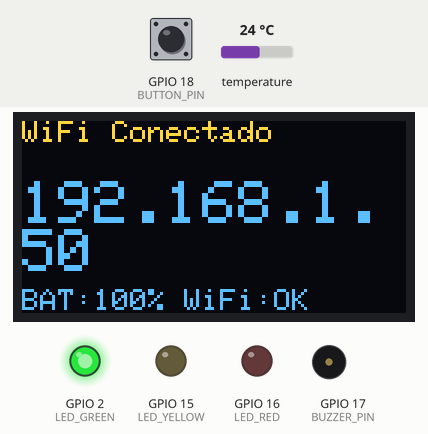
Bench run of a sketch on a simulated ESP32. Shown: 128×64 one-colour display, output pins drawn as LEDs (lit = HIGH), buzzer (waves = sounding). Inputs (shaded band) come from the test bench; at power-on: temperature 24 °C, GPIO 18 (BUTTON_PIN) HIGH. The OLED is the two-colour kind (top 16 rows yellow); WiFi joins after 1.5 s; servers stay silent unless stated; uploads are accepted with an empty reply; what the sketch prints to the serial monitor is not drawn.

Above: at 3.6 s.
At 10.6 s:
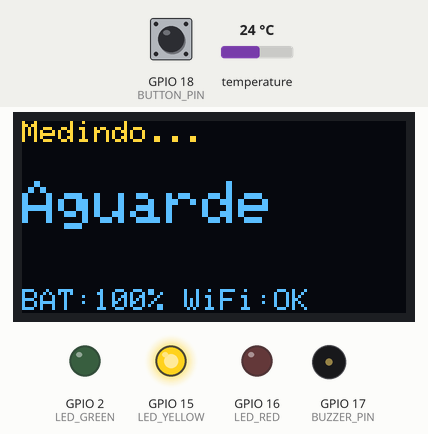
10.7 s: temperature set to 34.5 °C
At 16.61 s:
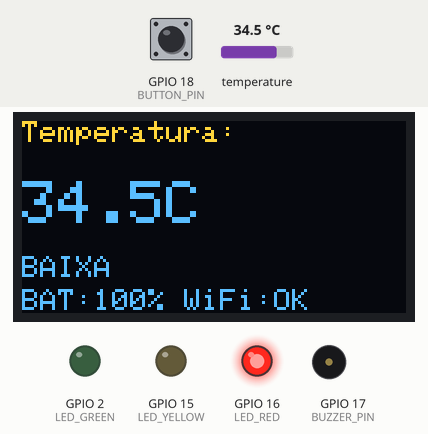
17.3 s: temperature set to 35.6 °C
18.8 s: GPIO 18 (BUTTON_PIN) pulled LOW for 0.15 s
At 25.6 s:
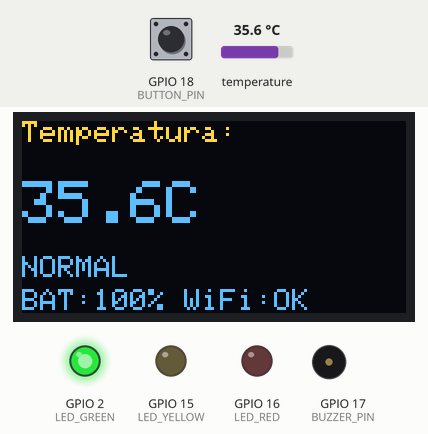
25.8 s: temperature set to 37.3 °C
At 33.8 s:
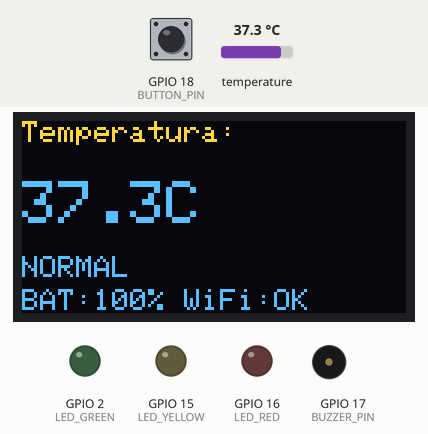
33.9 s: temperature set to 38.2 °C
35.4 s: GPIO 18 (BUTTON_PIN) pulled LOW for 1 s
At 43.2 s:
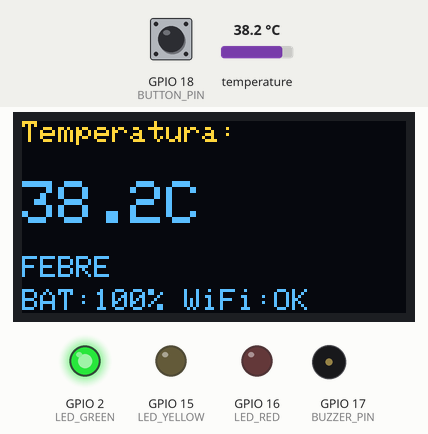
Timing chart, 0 to 43.7 s (numbered marks = the images above; inputs shaded):
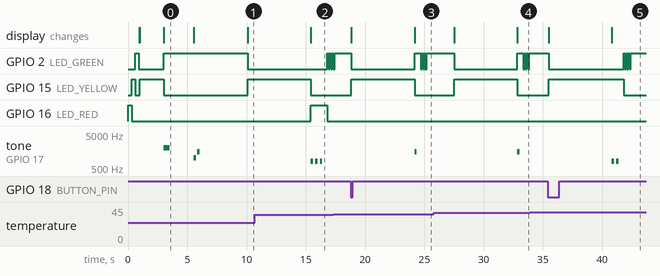

The sketch:

esp32_wokwi_fixed.ino
```cpp
#include <WiFi.h>
#include <HTTPClient.h>
#include <ArduinoJson.h>
#include <OneWire.h>
#include <DallasTemperature.h>
#include <Wire.h>
#include <Adafruit_GFX.h>
#include <Adafruit_SSD1306.h>

// Configurações WiFi
const char* ssid = "Wokwi-GUEST";
const char* password = "";

// Configurações do servidor (porta 5002 para compatibilidade com macOS)
const char* serverURL = "http://localhost:5002/api/sensor-data";

// Configurações do sensor DS18B20
#define ONE_WIRE_BUS 4
#define TEMPERATURE_PRECISION 12

OneWire oneWire(ONE_WIRE_BUS);
DallasTemperature sensors(&oneWire);

// Configurações do display OLED
#define SCREEN_WIDTH 128
#define SCREEN_HEIGHT 64
#define OLED_RESET -1
Adafruit_SSD1306 display(SCREEN_WIDTH, SCREEN_HEIGHT, &Wire, OLED_RESET);

// Configurações dos LEDs e botão
#define LED_GREEN 2
#define LED_YELLOW 15
#define LED_RED 16
#define BUZZER_PIN 17
#define BUTTON_PIN 18

// Variáveis globais
String deviceID = "ESP32_TEMP_001";
String location = "Recepção - Posto 1";
unsigned long lastReading = 0;
const unsigned long readingInterval = 10000; // 10 segundos
bool buttonPressed = false;
int batteryLevel = 100;

void setup() {
  Serial.begin(115200);
  Serial.println("🌡️ Iniciando Sensor de Temperatura IoT");

  // Inicializar pinos
  pinMode(LED_GREEN, OUTPUT);
  pinMode(LED_YELLOW, OUTPUT);
  pinMode(LED_RED, OUTPUT);
  pinMode(BUZZER_PIN, OUTPUT);
  pinMode(BUTTON_PIN, INPUT_PULLUP);

  // Teste inicial dos LEDs
  testLEDs();

  // Inicializar display
  if(!display.begin(SSD1306_SWITCHCAPVCC, 0x3C)) {
    Serial.println("❌ Falha ao inicializar display OLED");
    for(;;);
  }

  display.clearDisplay();
  display.setTextSize(1);
  display.setTextColor(SSD1306_WHITE);
  display.setCursor(0,0);
  display.println("Iniciando...");
  display.display();

  // Inicializar sensor de temperatura
  sensors.begin();
  sensors.setResolution(TEMPERATURE_PRECISION);

  Serial.println("🔧 Sensor DS18B20 inicializado");

  // Conectar WiFi
  connectWiFi();

  // Registrar dispositivo
  registerDevice();

  Serial.println("✅ Sistema iniciado com sucesso!");
  updateDisplay("Sistema Pronto", "Pressione botao", "para medir");
  setLED("green");

  // Beep de inicialização
  playTone(1000, 200);
  delay(100);
  playTone(1500, 200);
}

void loop() {
  // Verificar botão
  if (digitalRead(BUTTON_PIN) == LOW && !buttonPressed) {
    buttonPressed = true;
    Serial.println("🔘 Botão pressionado - Iniciando medição manual");
    measureAndSend();
    delay(1000); // Debounce
  } else if (digitalRead(BUTTON_PIN) == HIGH) {
    buttonPressed = false;
  }

  // Leitura automática a cada intervalo
  if (millis() - lastReading > readingInterval) {
    Serial.println("⏰ Medição automática");
    measureAndSend();
    lastReading = millis();
  }

  // Simular descarga da bateria
  if (millis() % 60000 == 0) { // A cada minuto
    batteryLevel = max(20, batteryLevel - 1);
  }

  delay(100);
}

void testLEDs() {
  Serial.println("🔍 Testando LEDs...");
  digitalWrite(LED_RED, HIGH);
  delay(300);
  digitalWrite(LED_RED, LOW);
  digitalWrite(LED_YELLOW, HIGH);
  delay(300);
  digitalWrite(LED_YELLOW, LOW);
  digitalWrite(LED_GREEN, HIGH);
  delay(300);
  digitalWrite(LED_GREEN, LOW);
}

void connectWiFi() {
  Serial.println("📡 Conectando ao WiFi...");
  WiFi.begin(ssid, password);

  updateDisplay("Conectando WiFi", "...", "");
  setLED("yellow");

  int attempts = 0;
  while (WiFi.status() != WL_CONNECTED && attempts < 20) {
    delay(1000);
    Serial.print(".");
    attempts++;
  }

  if (WiFi.status() == WL_CONNECTED) {
    Serial.println("");
    Serial.println("✅ WiFi conectado!");
    Serial.print("📍 IP: ");
    Serial.println(WiFi.localIP());

    updateDisplay("WiFi Conectado", WiFi.localIP().toString(), "");
    setLED("green");
    playTone(2000, 500);
    delay(2000);
  } else {
    Serial.println("❌ Falha na conexão WiFi");
    updateDisplay("ERRO WiFi", "Verifique rede", "");
    setLED("red");
    playAlert(5);
  }
}

void measureAndSend() {
  updateDisplay("Medindo...", "Aguarde", "");
  setLED("yellow");

  Serial.println("🌡️ Iniciando medição de temperatura...");

  // Fazer 3 leituras para maior precisão
  float temperatures[3];
  float avgTemp = 0;

  for(int i = 0; i < 3; i++) {
    sensors.requestTemperatures();
    temperatures[i] = sensors.getTempCByIndex(0);
    avgTemp += temperatures[i];

    Serial.print("📊 Leitura ");
    Serial.print(i + 1);
    Serial.print(": ");
    Serial.print(temperatures[i]);
    Serial.println("°C");

    delay(1000);
  }

  avgTemp = avgTemp / 3.0;

  // Verificar se a leitura é válida
  if(avgTemp == DEVICE_DISCONNECTED_C || avgTemp < -50 || avgTemp > 100) {
    Serial.println("❌ Erro: Sensor desconectado ou leitura inválida!");
    updateDisplay("ERRO", "Sensor", "desconectado");
    setLED("red");
    playAlert(3);
    return;
  }

  Serial.print("🌡️ Temperatura média: ");
  Serial.print(avgTemp);
  Serial.println("°C");

  // Determinar status baseado na temperatura
  String status = getTemperatureStatus(avgTemp);
  String statusIcon = getStatusIcon(avgTemp);

  // Atualizar display
  updateDisplay("Temperatura:", String(avgTemp, 1) + "C", status);

  // Definir LED e som baseado na temperatura
  if(avgTemp >= 39.0) {
    setLED("red");
    playAlert(5);
    Serial.println("🚨 ALERTA: Temperatura crítica!");
  } else if(avgTemp >= 37.8) {
    setLED("yellow");
    playAlert(2);
    Serial.println("⚠️ ATENÇÃO: Febre detectada!");
  } else if(avgTemp <= 35.0) {
    setLED("red");
    playAlert(3);
    Serial.println("🔵 ATENÇÃO: Temperatura baixa!");
  } else {
    setLED("green");
    playTone(1500, 200);
    Serial.println("✅ Temperatura normal");
  }

  // Enviar dados para o servidor
  sendToServer(avgTemp);
}

String getTemperatureStatus(float temp) {
  if(temp >= 39.0) return "CRITICO";
  else if(temp >= 37.8) return "FEBRE";
  else if(temp <= 35.0) return "BAIXA";
  else return "NORMAL";
}

String getStatusIcon(float temp) {
  if(temp >= 39.0) return "🔴";
  else if(temp >= 37.8) return "🟡";
  else if(temp <= 35.0) return "🔵";
  else return "🟢";
}

void sendToServer(float temperature) {
  if(WiFi.status() == WL_CONNECTED) {
    Serial.println("📤 Enviando dados para o servidor...");

    HTTPClient http;
    http.begin(serverURL);
    http.addHeader("Content-Type", "application/json");

    // Criar JSON
    StaticJsonDocument<300> doc;
    doc["device_id"] = deviceID;
    doc["sensor_type"] = "temperature";
    doc["value"] = temperature;
    doc["unit"] = "°C";
    doc["location"] = location;
    doc["battery_level"] = batteryLevel;
    doc["firmware_version"] = "1.0.0";

    String jsonString;
    serializeJson(doc, jsonString);

    Serial.println("📋 Payload JSON:");
    Serial.println(jsonString);

    int httpResponseCode = http.POST(jsonString);

    if(httpResponseCode > 0) {
      String response = http.getString();
      Serial.println("✅ Dados enviados com sucesso!");
      Serial.print("📨 Código de resposta: ");
      Serial.println(httpResponseCode);
      Serial.print("📄 Resposta: ");
      Serial.println(response);

      // Feedback visual de sucesso
      for(int i = 0; i < 3; i++) {
        setLED("green");
        delay(100);
        setLED("off");
        delay(100);
      }
      setLED("green");

    } else {
      Serial.print("❌ Erro no envio: ");
      Serial.println(httpResponseCode);

      // Feedback visual de erro
      setLED("red");
      playAlert(2);
    }

    http.end();
  } else {
    Serial.println("❌ WiFi desconectado!");
    updateDisplay("ERRO", "WiFi", "desconectado");
    setLED("red");
    playAlert(3);
  }
}

void registerDevice() {
  Serial.println("📝 Registrando dispositivo no sistema...");
  Serial.println("Device ID: " + deviceID);
  Serial.println("Location: " + location);
}

void updateDisplay(String line1, String line2, String line3) {
  display.clearDisplay();
  display.setTextSize(1);
  display.setTextColor(SSD1306_WHITE);

  // Linha 1 - Título
  display.setCursor(0, 0);
  display.setTextSize(1);
  display.println(line1);

  // Linha 2 - Valor principal
  display.setCursor(0, 20);
  display.setTextSize(2);
  display.println(line2);

  // Linha 3 - Status
  display.setCursor(0, 45);
  display.setTextSize(1);
  display.println(line3);

  // Informações do sistema
  display.setCursor(0, 56);
  display.setTextSize(1);
  display.print("BAT:");
  display.print(batteryLevel);
  display.print("% ");

  if(WiFi.status() == WL_CONNECTED) {
    display.print("WiFi:OK");
  } else {
    display.print("WiFi:--");
  }

  display.display();
}

void setLED(String color) {
  // Apagar todos os LEDs
  digitalWrite(LED_GREEN, LOW);
  digitalWrite(LED_YELLOW, LOW);
  digitalWrite(LED_RED, LOW);

  // Acender LED específico
  if(color == "green") {
    digitalWrite(LED_GREEN, HIGH);
  } else if(color == "yellow") {
    digitalWrite(LED_YELLOW, HIGH);
  } else if(color == "red") {
    digitalWrite(LED_RED, HIGH);
  }
  // "off" não acende nenhum LED
}

void playAlert(int beeps) {
  for(int i = 0; i < beeps; i++) {
    playTone(800, 200);
    delay(200);
  }
}

// FUNÇÃO CORRIGIDA PARA WOKWI
void playTone(int frequency, int duration) {
  // Versão atualizada para ESP32 mais recente no Wokwi
  #if ESP_ARDUINO_VERSION >= ESP_ARDUINO_VERSION_VAL(3,0,0)
    // Para versões mais novas do ESP32
    ledcAttach(BUZZER_PIN, frequency, 8);
    ledcWrite(BUZZER_PIN, 128); // 50% duty cycle
    delay(duration);
    ledcWrite(BUZZER_PIN, 0); // Parar som
  #else
    // Para versões mais antigas do ESP32
    ledcSetup(0, frequency, 8);
    ledcAttachPin(BUZZER_PIN, 0);
    ledcWrite(0, 128); // 50% duty cycle
    delay(duration);
    ledcWrite(0, 0); // Parar som
  #endif
}

// Função para debug - mostra informações do sistema
void printSystemInfo() {
  Serial.println("=== INFORMAÇÕES DO SISTEMA ===");
  Serial.println("Device ID: " + deviceID);
  Serial.println("Location: " + location);
  Serial.print("WiFi Status: ");
  Serial.println(WiFi.status() == WL_CONNECTED ? "Conectado" : "Desconectado");
  if(WiFi.status() == WL_CONNECTED) {
    Serial.println("IP: " + WiFi.localIP().toString());
  }
  Serial.println("Battery Level: " + String(batteryLevel) + "%");
  Serial.println("Server URL: " + String(serverURL));
  Serial.println("Reading Interval: " + String(readingInterval) + "ms");
  Serial.println("==============================");
} 
```

Measured:
- after the input at 10.7 s, the display: changes after 4.7 s (image 2)
- after the input at 18.8 s, GPIO 2 (LED_GREEN): HIGH → LOW after 0.05 s, → HIGH 5.3 s later, → LOW 0.52 s later, → HIGH 0.10 s later, … (8 changes in this stretch); GPIO 15 (LED_YELLOW): LOW → HIGH after 0.05 s, → LOW 5.3 s later
- after the input at 25.8 s, the display: first differs from a run without the input after 7.0 s (image 4)
- after the input at 33.9 s, every drawn part: stays the same
- after the input at 35.4 s, GPIO 2 (LED_GREEN): HIGH → LOW after 0.08 s, then repeats every 0.20 s: HIGH 0.10 s, LOW 0.10 s, until it stays HIGH from 42.4 s; GPIO 15 (LED_YELLOW): LOW → HIGH after 0.08 s, → LOW 6.3 s later
- what the display in image 0 shows lasts 2.6 s, from 3.0 s to 5.6 s
